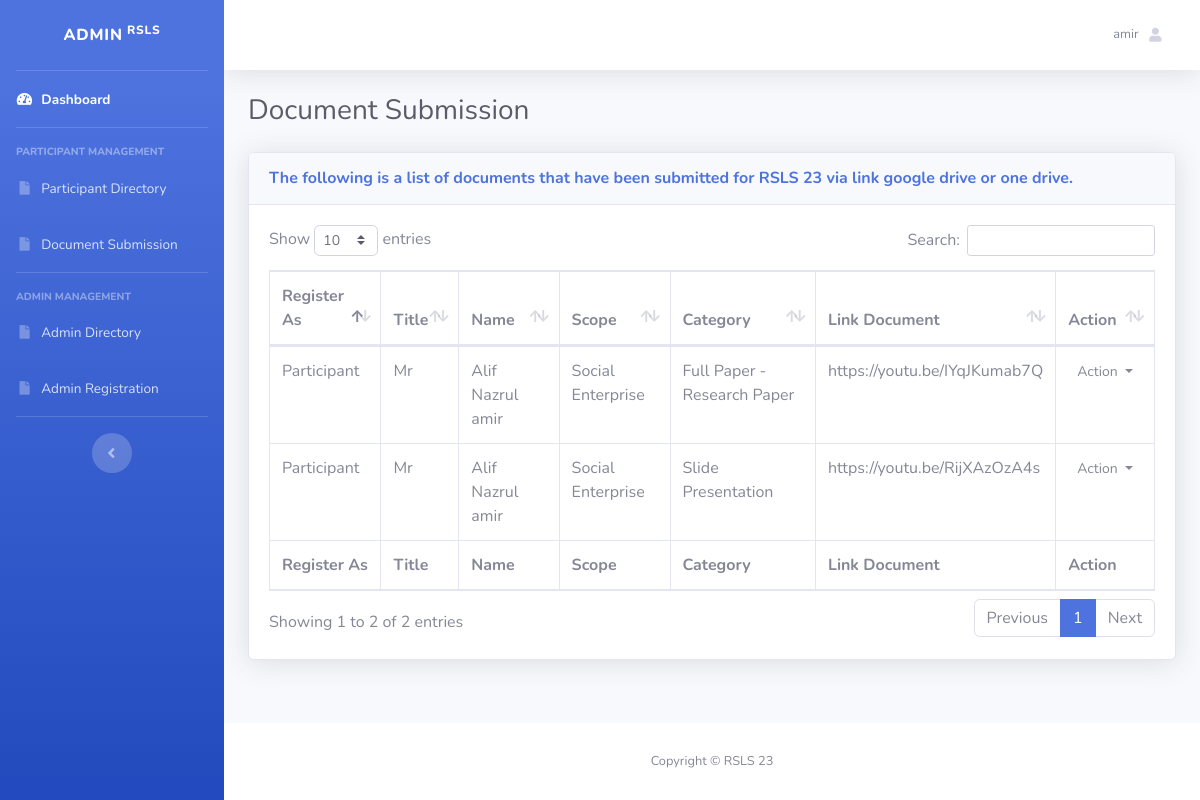
The page /admin/document_submission/index.php (signed in) on the database its author committed.
### tables this page shows
CREATE TABLE `file` (
  `id_file` int(25) NOT NULL,
  `id_user` int(25) NOT NULL,
  `id_scope` int(25) NOT NULL,
  `id_category` int(25) NOT NULL,
  `file_link` varchar(2555) NOT NULL
);

CREATE TABLE `registration` (
  `id` int(100) NOT NULL,
  `title` varchar(10) DEFAULT NULL,
  `full_name` varchar(30) DEFAULT NULL,
  `phone_number` varchar(20) DEFAULT NULL,
  `register_as` varchar(20) DEFAULT NULL,
  `address` varchar(50) DEFAULT NULL,
  `university` varchar(50) DEFAULT NULL,
  `research_field` varchar(100) DEFAULT NULL,
  `id_login` int(100) DEFAULT NULL
);

CREATE TABLE `scope` (
  `id_scope` int(255) NOT NULL,
  `scope_name` varchar(255) NOT NULL
);

CREATE TABLE `category` (
  `id_category` int(25) NOT NULL,
  `category_name` varchar(255) NOT NULL
);

### admin/document_submission/index.php (the view, shortened to what this page needs)
<?php
require('../../db/db_connect.php');
?>
<!DOCTYPE html>
<html lang="en">
<head>
    <link href="../vendor/fontawesome-free/css/all.min.css" rel="stylesheet" type="text/css">
    <link href="../css/sb-admin-2.min.css" rel="stylesheet">
        <link href="../vendor/datatables/dataTables.bootstrap4.min.css" rel="stylesheet">
</head>
<body id="page-top">
    <div id="wrapper">
        <ul class="navbar-nav bg-gradient-primary sidebar sidebar-dark accordion" id="accordionSidebar">
            <a class="sidebar-brand d-flex align-items-center justify-content-center" href="index.php">
                <div class="sidebar-brand-text mx-2">Admin<sup> RSLS</sup></div>
            </a>
            <hr class="sidebar-divider my-0">
            <li class="nav-item active">
                <a class="nav-link" href="../index.php">
                    <i class="fas fa-fw fa-tachometer-alt"></i>
                    <span>Dashboard</span></a>
            </li>
            <hr class="sidebar-divider">
            <div class="sidebar-heading">
                Participant Management
            </div>
            <li class="nav-item">
                <a class="nav-link" href="../participant_management/index.php">
                    <i class="fas fa-fw fa-file"></i>
                    <span>Participant Directory</span></a>
            </li>
            <li class="nav-item">
                <a class="nav-link" href="index.php">
                    <i class="fas fa-fw fa-file"></i>
                    <span>Document Submission</span></a>
            </li>
            <hr class="sidebar-divider d-none d-md-block">
            <div class="sidebar-heading">
                Admin Management
            </div>
            <li class="nav-item">
                <a class="nav-link" href="../admin_management/index.php">
                    <i class="fas fa-fw fa-file"></i>
                    <span>Admin Directory</span></a>
            </li>
            <li class="nav-item">
                <a class="nav-link" href="../admin_management/registerAdmin.php">
                    <i class="fas fa-fw fa-file"></i>
                    <span>Admin Registration</span></a>
            </li>
            <hr class="sidebar-divider d-none d-md-block">
            <div class="text-center d-none d-md-inline">
                <button class="rounded-circle border-0" id="sidebarToggle"></button>
            </div>
        </ul>
        <div id="content-wrapper" class="d-flex flex-column">
            <div id="content">
                <nav class="navbar navbar-expand navbar-light bg-white topbar mb-4 static-top shadow">
                    <ul class="navbar-nav ml-auto">
                        <li class="nav-item dropdown no-arrow">
                            <a class="nav-link dropdown-toggle" href="#" id="userDropdown" role="button"
                                data-toggle="dropdown" aria-haspopup="true" aria-expanded="false">
                                <span class="mr-2 d-none d-lg-inline text-gray-600 small"> <?php echo $_SESSION['username']; ?></span>
                                <i class="fas fa-user fa-sm fa-fw mr-2 text-gray-400"></i>
                            </a>
                        </li>
                    </ul>
                </nav>
 <div class="container-fluid">
    <h1 class="h3 mb-2 text-gray-800">Document Submission</h1>
    <div class="card shadow mb-4">
        <div class="card-header py-3">
            <h6 class="m-0 font-weight-bold text-primary">The following is a list of documents that have been submitted for RSLS 23 via link google drive or one drive.</h6>
        </div>
        <div class="card-body">
            <div class="table-responsive">
                <table class="table table-bordered" id="dataTable" width="100%" cellspacing="0">
                    <thead>
                        <tr>
                            <th>Register As</th>
                            <th>Title</th>
                            <th>Name</th>
                            <th>Scope</th>
                            <th>Category</th>
                            <th>Link Document</th>
                            <th>Action</th>
                        </tr>
                    </thead>
                    <tfoot>
                        <tr>
                            <th>Register As</th>
                            <th>Title</th>
                            <th>Name</th>
                            <th>Scope</th>
                            <th>Category</th>
                            <th>Link Document</th>
                            <th>Action</th>
                        </tr>
                    </tfoot>
                    <tbody>
                    <?php
                $sql = "SELECT f.id_file, f.file_link, u.username, u.email, s.scope_name, c.category_name,
                r.title, r.full_name, r.phone_number, r.register_as, r.address, r.university, r.research_field
                FROM file AS f
                JOIN users AS u ON f.id_user = u.id
                JOIN scope AS s ON f.id_scope = s.id_scope
                JOIN category AS c ON f.id_category = c.id_category
                JOIN registration AS r ON u.id = r.id_login";
                $sql_run = mysqli_query($conn, $sql);
                 while($row= mysqli_fetch_array($sql_run)){
                                    ?>
                    <tr>
                        <td><?php echo $row['register_as']; ?></td>
                        <td><?php echo $row['title']; ?></td>
                        <td><?php echo $row['full_name']; ?></td>
                        <td><?php echo $row['scope_name']; ?></td>
                        <td><?php echo $row['category_name']; ?></td>
                        <td><?php echo $row['file_link']; ?></td>
                        <td align="center">
                            <button type="button" class="btn btn-flat btn-default btn-sm dropdown-toggle dropdown-icon py-0" data-toggle="dropdown">
                                     Action
                             </button>
                       </td>
                    </tr> <?php } ?>
                    </tbody>
                </table>
            </div>
        </div>
    </div>
</div>
            </div>
            <footer class="sticky-footer bg-white">
                <div class="container my-auto">
                    <div class="copyright text-center my-auto">
                        <span>Copyright &copy; RSLS 23</span>
                    </div>
                </div>
            </footer>
        </div>
    </div>
</body>
</html>

### rows shown on the page
file: registration.register_as "Participant", registration.title "Mr", registration.full_name "Alif Nazrul amir", id_scope.scope_name "Social Enterprise", id_category.category_name "Full Paper - Research Paper", file_link "https://youtu.be/IYqJKumab7Q"
file: registration.register_as "Participant", registration.title "Mr", registration.full_name "Alif Nazrul amir", id_scope.scope_name "Social Enterprise", id_category.category_name "Slide Presentation", file_link "https://youtu.be/RijXAzOzA4s"

### other values the page prints
$_SESSION['username'] "amir"
